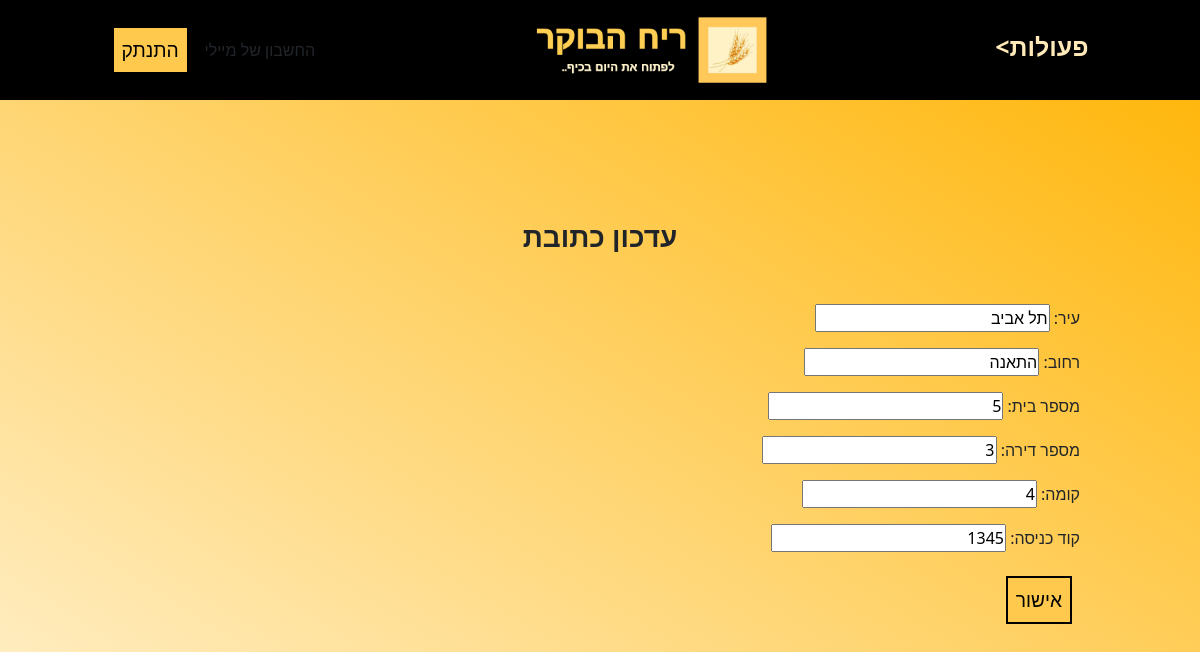
The app's page /address/ (signed in) with its own data.
### invitations/models.py (models this page shows, shortened)
class Address(models.Model):
    user = models.OneToOneField(User, on_delete=models.CASCADE, null=True, blank=True)
    town = models.CharField(max_length=30, verbose_name='עיר')
    street = models.CharField(max_length=50, verbose_name='רחוב')
    house_num = models.IntegerField(verbose_name='מספר בית')
    apt_num = models.IntegerField(verbose_name='מספר דירה')
    level = models.IntegerField(verbose_name='קומה')
    enter = models.IntegerField(blank=True, null=True, verbose_name='קוד כניסה')

### invitations/views.py (the view, shortened to what this page needs)
# urls.py: path('address/', views.address, name='address-update'),
@login_required
def address(request):
    if request.method == 'GET':
        if Address.objects.filter(user=request.user):
            oldAddress = get_object_or_404(Address, user=request.user)
            form = AddressForm(instance=oldAddress)
        else:
            form = AddressForm()
        return render(request, 'invitations/address-update.html', {'form': form})

### invitations/forms.py
class AddressForm(forms.ModelForm):
    town = forms.CharField(label='עיר:')
    street = forms.CharField(label='רחוב:')
    house_num = forms.IntegerField(label='מספר בית:')
    apt_num = forms.IntegerField(label='מספר דירה:')
    level = forms.IntegerField(label='קומה:')
    enter = forms.IntegerField(label='קוד כניסה:', required=False)
    class Meta:
        model = Address
        fields = ['town','street', 'house_num', 'apt_num','level', 'enter']

### invitations/templates/invitations/address-update.html (shortened to what this page needs)
{% extends 'invitations/base.html' %}
{% block content %}
<h3 class="title">עדכון כתובת</h3>
<div class="content-section">
    <form method="POST">
        <fieldset>{{form.as_p}}</fieldset>
        <div class="btn-wrapper">
        <button class="color-btn" type="submit">אישור</button>
        </div>
    </form>
</div>
{% endblock %}

### invitations/templates/invitations/base.html (shortened to what this page needs)
<!doctype html>
<html lang="he">
	{% load static %}
	<head>
		 	<link href="https://cdn.jsdelivr.net/npm/bootstrap@5.0.0-beta2/dist/css/bootstrap.min.css" rel="stylesheet"-->
			<link rel="stylesheet" type="text/css" href="{% static 'css/base.css' %}">
	</head>
	<body dir=rtl>
	<header>
		<nav>
			<div class="menu-wrapper">
			    <h1 class="menu-btn">פעולות&gt;</h1>
			</div>
		</nav>
		<div class="logo"><img width="250px" src="{% static 'images/logomorningsmell.png' %}"></div>
		{% if user.is_authenticated %}
        <form class = "left-btn" action="{% url 'logout' %}" method="POST">
            <div class="btn-wrapper">החשבון של {{user}}</div>
			<div class="btn-wrapper"><button type="submit" class="color-btn">התנתק</button></div>
        </form>
		{% else %}
		<div class="left-btn">
		    <div class="btn-wrapper"><a href="{% url 'login' %}" class="color-btn">כניסה</a></div>
			<div class="btn-wrapper"><a href="{% url 'signup' %}" class="color-btn">הרשמה</a></div>
		</div>
		{% endif %}
	</header>
	<div class="content">
		{% block content %} {% endblock %}
	</div>
	</body>
</html>

### morningsmell/static/css/base.css (style rules this page uses)
* { box-sizing:border-box;margin:0;padding:0px; }
body { background: linear-gradient(to left bottom,rgb(255, 179, 0),rgb(255, 240, 204)); }
header { display:flex;justify-content:space-around;align-items:center;background-color:black;height:100px; }
.menu-btn { font-weight:bold;color: #FFEAB8;font-size:25px;padding:8px;cursor: pointer; }
.menu-wrapper { display: inline-block;position:relative; }
.left-btn { display:flex;justify-content:space-between;align-items:center; }
.color-btn { text-decoration:none;padding:8px;background:#ffc94d;color:black;font-size:1.2rem;border:solid 2px; }
.content { padding:10%; }
.btn-wrapper { padding:8px; }
.title { text-align:center;margin:0 0 50px 0;font-weight:bold; }

### records on screen
Address: town "תל אביב", street "התאנה", house_num "5", apt_num "3", level "4", enter "1345"

### other values on screen
{{ user }} "מיילי"
